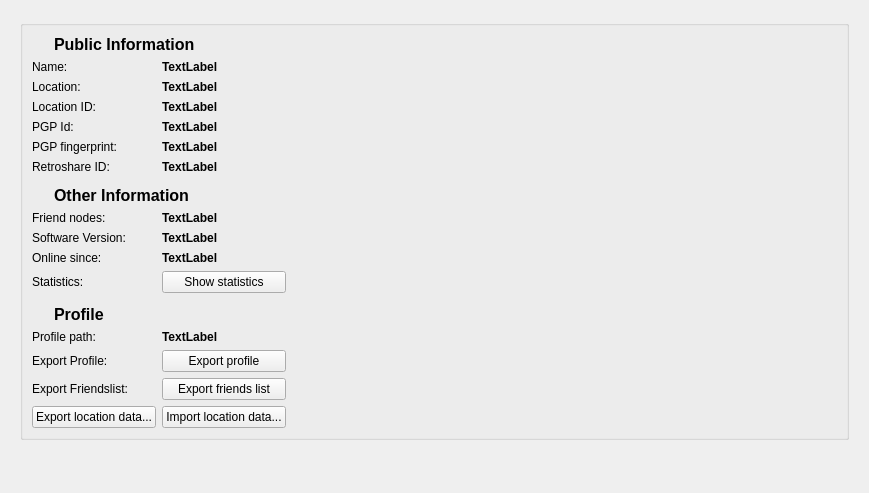
<?xml version="1.0" encoding="UTF-8"?>
<ui version="4.0">
 <class>CryptoPage</class>
 <widget class="QWidget" name="CryptoPage">
  <property name="geometry">
   <rect>
    <x>0</x>
    <y>0</y>
    <width>869</width>
    <height>493</height>
   </rect>
  </property>
  <layout class="QGridLayout" name="gridLayout_2">
   <item row="0" column="0">
    <widget class="QStackedWidget" name="stackedWidget">
     <widget class="QWidget" name="stackPageNodeInfo">
      <layout class="QVBoxLayout" name="verticalLayout_2">
       <item>
        <widget class="QGroupBox" name="groupBox_1">
         <layout class="QGridLayout" name="gridLayout_4">
          <item row="3" column="1" colspan="3">
           <widget class="QLabel" name="peerid">
            <property name="sizePolicy">
             <sizepolicy hsizetype="MinimumExpanding" vsizetype="Preferred">
              <horstretch>0</horstretch>
              <verstretch>0</verstretch>
             </sizepolicy>
            </property>
            <property name="font">
             <font>
              <weight>75</weight>
              <bold>true</bold>
             </font>
            </property>
            <property name="text">
             <string notr="true">TextLabel</string>
            </property>
           </widget>
          </item>
          <item row="3" column="0">
           <widget class="QLabel" name="label_6">
            <property name="sizePolicy">
             <sizepolicy hsizetype="Maximum" vsizetype="Preferred">
              <horstretch>0</horstretch>
              <verstretch>0</verstretch>
             </sizepolicy>
            </property>
            <property name="minimumSize">
             <size>
              <width>100</width>
              <height>0</height>
             </size>
            </property>
            <property name="text">
             <string>Location ID:</string>
            </property>
           </widget>
          </item>
          <item row="2" column="0">
           <widget class="QLabel" name="label_8">
            <property name="sizePolicy">
             <sizepolicy hsizetype="Maximum" vsizetype="Preferred">
              <horstretch>0</horstretch>
              <verstretch>0</verstretch>
             </sizepolicy>
            </property>
            <property name="minimumSize">
             <size>
              <width>100</width>
              <height>0</height>
             </size>
            </property>
            <property name="text">
             <string>Location:</string>
            </property>
           </widget>
          </item>
          <item row="6" column="0">
           <widget class="QLabel" name="retroshareId_LB">
            <property name="text">
             <string>Retroshare ID:</string>
            </property>
           </widget>
          </item>
          <item row="12" column="0" colspan="3">
           <layout class="QGridLayout" name="gridLayout_6">
            <property name="topMargin">
             <number>6</number>
            </property>
            <item row="0" column="0">
             <widget class="QLabel" name="otherIcon_2">
              <property name="maximumSize">
               <size>
                <width>16</width>
                <height>16</height>
               </size>
              </property>
              <property name="text">
               <string/>
              </property>
              <property name="pixmap">
               <pixmap resource="../images.qrc">:/images/info16.png</pixmap>
              </property>
             </widget>
            </item>
            <item row="0" column="1">
             <widget class="QLabel" name="otherLabel_2">
              <property name="font">
               <font>
                <pointsize>12</pointsize>
                <weight>75</weight>
                <bold>true</bold>
               </font>
              </property>
              <property name="text">
               <string>Profile</string>
              </property>
             </widget>
            </item>
           </layout>
          </item>
          <item row="2" column="1" colspan="3">
           <widget class="QLabel" name="country">
            <property name="sizePolicy">
             <sizepolicy hsizetype="MinimumExpanding" vsizetype="Preferred">
              <horstretch>0</horstretch>
              <verstretch>0</verstretch>
             </sizepolicy>
            </property>
            <property name="font">
             <font>
              <weight>75</weight>
              <bold>true</bold>
             </font>
            </property>
            <property name="text">
             <string notr="true">TextLabel</string>
            </property>
           </widget>
          </item>
          <item row="5" column="0">
           <widget class="QLabel" name="label_2">
            <property name="text">
             <string>PGP fingerprint:</string>
            </property>
           </widget>
          </item>
          <item row="7" column="0" colspan="4">
           <layout class="QGridLayout" name="gridLayout">
            <property name="topMargin">
             <number>6</number>
            </property>
            <item row="0" column="0">
             <widget class="QLabel" name="otherIcon">
              <property name="maximumSize">
               <size>
                <width>16</width>
                <height>16</height>
               </size>
              </property>
              <property name="text">
               <string/>
              </property>
              <property name="pixmap">
               <pixmap resource="../images.qrc">:/images/info16.png</pixmap>
              </property>
             </widget>
            </item>
            <item row="0" column="1">
             <widget class="QLabel" name="otherLabel">
              <property name="font">
               <font>
                <pointsize>12</pointsize>
                <weight>75</weight>
                <bold>true</bold>
               </font>
              </property>
              <property name="text">
               <string>Other Information</string>
              </property>
             </widget>
            </item>
           </layout>
          </item>
          <item row="11" column="1">
           <widget class="QPushButton" name="showStats_PB">
            <property name="text">
             <string>Show statistics</string>
            </property>
           </widget>
          </item>
          <item row="14" column="0">
           <widget class="QLabel" name="label_11">
            <property name="text">
             <string>Export Profile:</string>
            </property>
           </widget>
          </item>
          <item row="9" column="1" colspan="2">
           <widget class="QLabel" name="version">
            <property name="sizePolicy">
             <sizepolicy hsizetype="MinimumExpanding" vsizetype="Preferred">
              <horstretch>0</horstretch>
              <verstretch>0</verstretch>
             </sizepolicy>
            </property>
            <property name="font">
             <font>
              <weight>75</weight>
              <bold>true</bold>
             </font>
            </property>
            <property name="text">
             <string notr="true">TextLabel</string>
            </property>
            <property name="textInteractionFlags">
             <set>Qt::LinksAccessibleByMouse|Qt::TextSelectableByMouse</set>
            </property>
           </widget>
          </item>
          <item row="8" column="0">
           <widget class="QLabel" name="label_9">
            <property name="sizePolicy">
             <sizepolicy hsizetype="Maximum" vsizetype="Preferred">
              <horstretch>0</horstretch>
              <verstretch>0</verstretch>
             </sizepolicy>
            </property>
            <property name="minimumSize">
             <size>
              <width>100</width>
              <height>0</height>
             </size>
            </property>
            <property name="text">
             <string>Friend nodes:</string>
            </property>
           </widget>
          </item>
          <item row="10" column="1" colspan="2">
           <widget class="QLabel" name="onlinesince">
            <property name="sizePolicy">
             <sizepolicy hsizetype="MinimumExpanding" vsizetype="Preferred">
              <horstretch>0</horstretch>
              <verstretch>0</verstretch>
             </sizepolicy>
            </property>
            <property name="font">
             <font>
              <weight>75</weight>
              <bold>true</bold>
             </font>
            </property>
            <property name="text">
             <string notr="true">TextLabel</string>
            </property>
           </widget>
          </item>
          <item row="4" column="0">
           <widget class="QLabel" name="label_7">
            <property name="sizePolicy">
             <sizepolicy hsizetype="Maximum" vsizetype="Preferred">
              <horstretch>0</horstretch>
              <verstretch>0</verstretch>
             </sizepolicy>
            </property>
            <property name="minimumSize">
             <size>
              <width>100</width>
              <height>0</height>
             </size>
            </property>
            <property name="text">
             <string>PGP Id:</string>
            </property>
           </widget>
          </item>
          <item row="14" column="1">
           <widget class="QPushButton" name="exportprofile">
            <property name="toolTip">
             <string>&lt;html&gt;&lt;head/&gt;&lt;body&gt;&lt;p&gt;Use this button to export your profile key. You can then import it in a different computer and make a new node with the same profile. Doing so, existing friends that you also add to the new node will automatically recognise that new node as friend.&lt;/p&gt;&lt;/body&gt;&lt;/html&gt;</string>
            </property>
            <property name="text">
             <string>Export profile</string>
            </property>
           </widget>
          </item>
          <item row="11" column="0">
           <widget class="QLabel" name="label_4">
            <property name="text">
             <string>Statistics:</string>
            </property>
           </widget>
          </item>
          <item row="1" column="1" colspan="3">
           <widget class="QLabel" name="name">
            <property name="sizePolicy">
             <sizepolicy hsizetype="MinimumExpanding" vsizetype="Preferred">
              <horstretch>0</horstretch>
              <verstretch>0</verstretch>
             </sizepolicy>
            </property>
            <property name="font">
             <font>
              <weight>75</weight>
              <bold>true</bold>
             </font>
            </property>
            <property name="text">
             <string notr="true">TextLabel</string>
            </property>
           </widget>
          </item>
          <item row="10" column="0">
           <widget class="QLabel" name="label_16">
            <property name="sizePolicy">
             <sizepolicy hsizetype="Maximum" vsizetype="Preferred">
              <horstretch>0</horstretch>
              <verstretch>0</verstretch>
             </sizepolicy>
            </property>
            <property name="minimumSize">
             <size>
              <width>100</width>
              <height>0</height>
             </size>
            </property>
            <property name="text">
             <string>Online since:</string>
            </property>
           </widget>
          </item>
          <item row="13" column="0">
           <widget class="QLabel" name="label_5">
            <property name="text">
             <string>Profile path:</string>
            </property>
           </widget>
          </item>
          <item row="11" column="2">
           <spacer name="horizontalSpacer_3">
            <property name="orientation">
             <enum>Qt::Horizontal</enum>
            </property>
            <property name="sizeHint" stdset="0">
             <size>
              <width>40</width>
              <height>20</height>
             </size>
            </property>
           </spacer>
          </item>
          <item row="13" column="1" colspan="2">
           <widget class="QLabel" name="labelpath">
            <property name="font">
             <font>
              <weight>75</weight>
              <bold>true</bold>
             </font>
            </property>
            <property name="text">
             <string>TextLabel</string>
            </property>
           </widget>
          </item>
          <item row="8" column="1" colspan="2">
           <widget class="QLabel" name="friendsEdit">
            <property name="sizePolicy">
             <sizepolicy hsizetype="MinimumExpanding" vsizetype="Preferred">
              <horstretch>0</horstretch>
              <verstretch>0</verstretch>
             </sizepolicy>
            </property>
            <property name="font">
             <font>
              <weight>75</weight>
              <bold>true</bold>
             </font>
            </property>
            <property name="text">
             <string notr="true">TextLabel</string>
            </property>
           </widget>
          </item>
          <item row="9" column="0">
           <widget class="QLabel" name="label_3">
            <property name="sizePolicy">
             <sizepolicy hsizetype="Maximum" vsizetype="Preferred">
              <horstretch>0</horstretch>
              <verstretch>0</verstretch>
             </sizepolicy>
            </property>
            <property name="minimumSize">
             <size>
              <width>100</width>
              <height>0</height>
             </size>
            </property>
            <property name="text">
             <string>Software Version:</string>
            </property>
           </widget>
          </item>
          <item row="6" column="1" colspan="3">
           <widget class="QLabel" name="retroshareId_content_LB">
            <property name="font">
             <font>
              <weight>75</weight>
              <bold>true</bold>
             </font>
            </property>
            <property name="text">
             <string>TextLabel</string>
            </property>
            <property name="textInteractionFlags">
             <set>Qt::LinksAccessibleByMouse|Qt::TextSelectableByMouse</set>
            </property>
           </widget>
          </item>
          <item row="4" column="1" colspan="3">
           <widget class="QLabel" name="pgpid">
            <property name="sizePolicy">
             <sizepolicy hsizetype="MinimumExpanding" vsizetype="Preferred">
              <horstretch>0</horstretch>
              <verstretch>0</verstretch>
             </sizepolicy>
            </property>
            <property name="font">
             <font>
              <weight>75</weight>
              <bold>true</bold>
             </font>
            </property>
            <property name="text">
             <string notr="true">TextLabel</string>
            </property>
           </widget>
          </item>
          <item row="5" column="1" colspan="3">
           <widget class="QLabel" name="pgpfingerprint">
            <property name="font">
             <font>
              <weight>75</weight>
              <bold>true</bold>
             </font>
            </property>
            <property name="text">
             <string>TextLabel</string>
            </property>
           </widget>
          </item>
          <item row="1" column="0">
           <widget class="QLabel" name="label_10">
            <property name="sizePolicy">
             <sizepolicy hsizetype="Maximum" vsizetype="Preferred">
              <horstretch>0</horstretch>
              <verstretch>0</verstretch>
             </sizepolicy>
            </property>
            <property name="minimumSize">
             <size>
              <width>100</width>
              <height>0</height>
             </size>
            </property>
            <property name="text">
             <string>Name:</string>
            </property>
           </widget>
          </item>
          <item row="0" column="0" colspan="4">
           <layout class="QGridLayout" name="gridLayout_3">
            <item row="0" column="0">
             <widget class="QLabel" name="publicIcon">
              <property name="maximumSize">
               <size>
                <width>16</width>
                <height>16</height>
               </size>
              </property>
              <property name="pixmap">
               <pixmap resource="../images.qrc">:/images/info16.png</pixmap>
              </property>
             </widget>
            </item>
            <item row="0" column="1">
             <widget class="QLabel" name="publicLabel">
              <property name="font">
               <font>
                <pointsize>12</pointsize>
                <weight>75</weight>
                <bold>true</bold>
               </font>
              </property>
              <property name="text">
               <string>Public Information</string>
              </property>
             </widget>
            </item>
           </layout>
          </item>
          <item row="15" column="0">
           <widget class="QLabel" name="label">
            <property name="text">
             <string>Export Friendslist:</string>
            </property>
           </widget>
          </item>
          <item row="16" column="0">
           <widget class="QPushButton" name="exportLocationData">
            <property name="text"><string>Export location data...</string></property>
           </widget>
          </item>
          <item row="16" column="1">
           <widget class="QPushButton" name="importLocationData">
            <property name="text"><string>Import location data...</string></property>
           </widget>
          </item>
          <item row="15" column="1">
           <widget class="QPushButton" name="exportfriendslist">
            <property name="text">
             <string>Export friends list</string>
            </property>
           </widget>
          </item>
          <item row="14" column="2" rowspan="2">
           <spacer name="horizontalSpacer_4">
            <property name="orientation">
             <enum>Qt::Horizontal</enum>
            </property>
            <property name="sizeType">
             <enum>QSizePolicy::Expanding</enum>
            </property>
            <property name="sizeHint" stdset="0">
             <size>
              <width>40</width>
              <height>20</height>
             </size>
            </property>
           </spacer>
          </item>
         </layout>
        </widget>
       </item>
       <item>
        <spacer name="verticalSpacer">
         <property name="orientation">
          <enum>Qt::Vertical</enum>
         </property>
         <property name="sizeHint" stdset="0">
          <size>
           <width>20</width>
           <height>40</height>
          </size>
         </property>
        </spacer>
       </item>
      </layout>
     </widget>
     <widget class="QWidget" name="stackPageCertificate">
      <layout class="QGridLayout" name="gridLayout_7">
       <item row="0" column="0">
        <widget class="QPlainTextEdit" name="certplainTextEdit">
         <property name="sizePolicy">
          <sizepolicy hsizetype="Preferred" vsizetype="MinimumExpanding">
           <horstretch>0</horstretch>
           <verstretch>0</verstretch>
          </sizepolicy>
         </property>
         <property name="font">
          <font>
           <family>Courier New</family>
          </font>
         </property>
         <property name="tabChangesFocus">
          <bool>true</bool>
         </property>
         <property name="lineWrapMode">
          <enum>QPlainTextEdit::NoWrap</enum>
         </property>
         <property name="readOnly">
          <bool>true</bool>
         </property>
         <property name="textInteractionFlags">
          <set>Qt::TextSelectableByKeyboard|Qt::TextSelectableByMouse</set>
         </property>
        </widget>
       </item>
       <item row="1" column="0">
        <layout class="QHBoxLayout" name="horizontalLayout_3">
         <item>
          <widget class="QCheckBox" name="_includeSignatures_CB">
           <property name="toolTip">
            <string>&lt;html&gt;&lt;head/&gt;&lt;body&gt;&lt;p&gt;This option includes all signatures of your profile key. Signatures are not mandatory, but only a way to express your trust in some particular profile.&lt;/p&gt;&lt;/body&gt;&lt;/html&gt;</string>
           </property>
           <property name="text">
            <string>Include signatures</string>
           </property>
          </widget>
         </item>
         <item>
          <widget class="QCheckBox" name="_shortFormat_CB">
           <property name="toolTip">
            <string>&lt;html&gt;&lt;head/&gt;&lt;body&gt;&lt;p&gt;The short format only contains the profile fingerprint, and authentication is based on the node ID (ID of the SSL key). If you choose the old (long) format, the certificate includes the full profile public key. There is no fundamental difference between making friends with either method, because the public profile keys will be exchanged and checked w.r.t. the fingerprint after connection.&lt;/p&gt;&lt;/body&gt;&lt;/html&gt;</string>
           </property>
           <property name="text">
            <string>Short format</string>
           </property>
          </widget>
         </item>
         <item>
          <widget class="QCheckBox" name="_includeAllIPs_CB">
           <property name="toolTip">
            <string>&lt;html&gt;&lt;head/&gt;&lt;body&gt;&lt;p&gt;IP history is the list of IP you used accross time. Including this might help your friends reach you. This is optional for privacy reasons.&lt;/p&gt;&lt;/body&gt;&lt;/html&gt;</string>
           </property>
           <property name="text">
            <string>Include IP history</string>
           </property>
          </widget>
         </item>
         <item>
          <widget class="QPushButton" name="_copyLink_PB">
           <property name="text">
            <string>Copy certificate to clipboard</string>
           </property>
          </widget>
         </item>
         <item>
          <widget class="QPushButton" name="saveButton">
           <property name="toolTip">
            <string>&lt;html&gt;&lt;head/&gt;&lt;body&gt;&lt;p&gt;Saves your profile key pair into a file. This allows you to create a new node for the same profile, by importing this key pair on a different computer. Friends who already accept connections from you will automatically accept connections from that new node after you add them yourself. Your key is exported encrypted and you will need your login password to create a new profile.&lt;/p&gt;&lt;/body&gt;&lt;/html&gt;</string>
           </property>
           <property name="text">
            <string>Save certificate to file</string>
           </property>
          </widget>
         </item>
         <item>
          <spacer name="horizontalSpacer_2">
           <property name="orientation">
            <enum>Qt::Horizontal</enum>
           </property>
           <property name="sizeHint" stdset="0">
            <size>
             <width>40</width>
             <height>20</height>
            </size>
           </property>
          </spacer>
         </item>
        </layout>
       </item>
      </layout>
     </widget>
    </widget>
   </item>
  </layout>
 </widget>
 <resources>
  <include location="../images.qrc"/>
 </resources>
 <connections/>
</ui>
